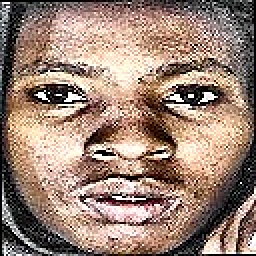
#> input picture media/faces/TestTriple/TestTriple_1.jpg, 128 x 128 px (shown 2 times larger); its folder holds only this picture in this run
$ python -i detection.py   (imports and definitions only)
#> lines starting #> are read from the running program, lines starting #| are printed output that depends on the picture
#> in load_and_prepare_image, image is the input picture: shape (128, 128, 3); mean B, G, R 116.7, 130, 154.5
import cv2
import numpy as np
import os
from io import BytesIO
from PIL import Image

# Lazy loading - initialize model only when needed
app = None

# [79 lines left out: function get_face_analysis_app, not called in this run]

# -------------------- PREPROCESSING -------------------- #
def preprocess_image(image_bgr):
    """Apply preprocessing: CLAHE for lighting + sharpening for blur"""
    # Convert to LAB color space (better for CLAHE on brightness channel)
    lab = cv2.cvtColor(image_bgr, cv2.COLOR_BGR2LAB)
#> lab: shape (128, 128, 3); mean of channels 0, 1, 2 139.9, 135.5, 138.6
    l, a, b = cv2.split(lab)
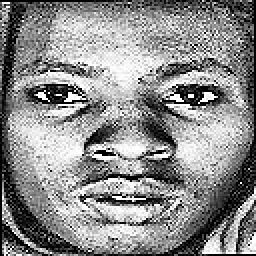
#> l: shape (128, 128) (shown 2 times larger); min 0, max 255, mean 139.9
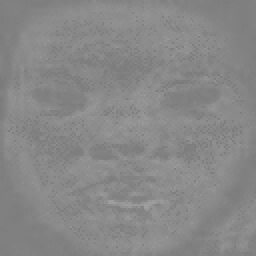
#> a: shape (128, 128) (shown 2 times larger); min 122, max 159, mean 135.5

    # CLAHE on L-channel (brightness)
    clahe = cv2.createCLAHE(clipLimit=2.0, tileGridSize=(8, 8))
    l_eq = clahe.apply(l)
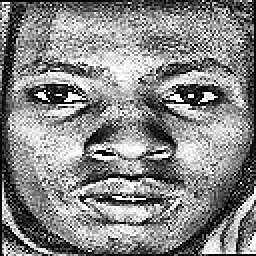
#> l_eq: shape (128, 128) (shown 2 times larger); min 2, max 255, mean 134.9

    # Merge channels back
    lab_eq = cv2.merge((l_eq, a, b))
#> lab_eq: shape (128, 128, 3); mean of channels 0, 1, 2 134.9, 135.5, 138.6
    image_eq = cv2.cvtColor(lab_eq, cv2.COLOR_LAB2BGR)
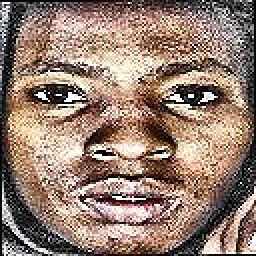
#> image_eq: shape (128, 128, 3) (shown 2 times larger); mean B, G, R 112.2, 125.4, 149

    # Sharpening filter (helps with blur)
    kernel = np.array([[0, -1, 0],
                       [-1, 5, -1],
                       [0, -1, 0]])
    sharpened = cv2.filter2D(image_eq, -1, kernel)
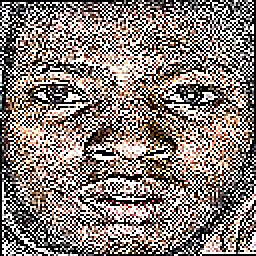
#> sharpened: shape (128, 128, 3) (shown 2 times larger); mean B, G, R 119.7, 124.2, 134.8

    return sharpened

def load_and_prepare_image(image_path):
    """Load image, preprocess, convert to RGB"""
    if os.path.isfile(image_path):
        image = cv2.imread(image_path)
        if image is not None:
            # Step 1: Preprocess for lighting + blur
            processed = preprocess_image(image)

            # Step 2: Convert to RGB (ArcFace expects RGB later)
            image_RGB = cv2.cvtColor(processed, cv2.COLOR_BGR2RGB)
            return image_RGB
        else:
            print("Error loading image")
            return None
    else:
        print("Invalid image path")
        return None

# [300 lines left out: functions load_and_prepare_image_from_bytes, iou, remove_duplicates, multi_scale_detect, crop_detected_faces, detect_face_in_frame and 3 more, not called in this run]

>>> result = load_and_prepare_image('../media/faces/TestTriple/TestTriple_1.jpg')

$ run again, on media/faces/TestTriple/TestTriple_2.jpg
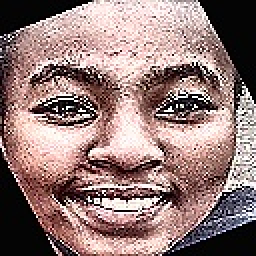
#> input picture media/faces/TestTriple/TestTriple_2.jpg, 128 x 128 px (shown 2 times larger)
#> in load_and_prepare_image, image is the input picture: shape (128, 128, 3); mean B, G, R 120.1, 122.5, 147.4
#> lab: shape (128, 128, 3); mean of channels 0, 1, 2 132.1, 137.3, 133
#> in preprocess_image, `l_eq = clahe.apply(l)`:
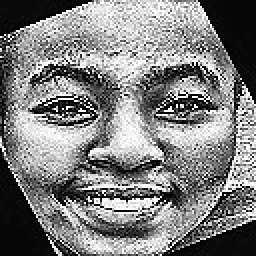
#> l_eq: shape (128, 128) (shown 2 times larger); min 1, max 255, mean 127.5
#> lab_eq: shape (128, 128, 3); mean of channels 0, 1, 2 127.5, 137.3, 133
#> in preprocess_image, `sharpened = cv2.filter2D(image_eq, -1, kernel)`:
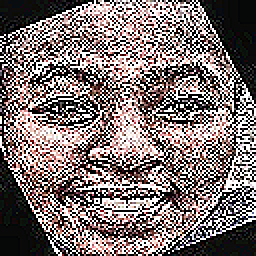
#> sharpened: shape (128, 128, 3) (shown 2 times larger); mean B, G, R 113.4, 114.4, 126.1
